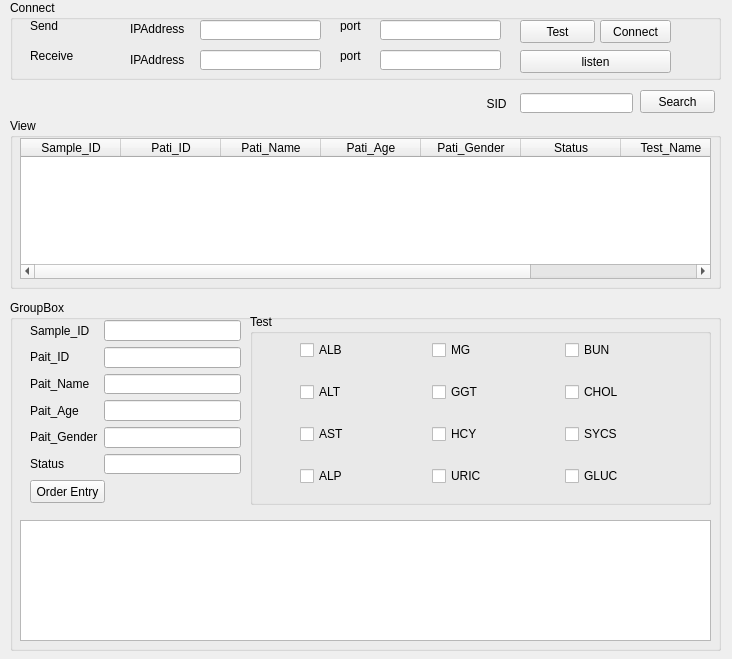
<?xml version="1.0" encoding="UTF-8"?>
<ui version="4.0">
 <class>ASTM_Clent</class>
 <widget class="QWidget" name="ASTM_Clent">
  <property name="geometry">
   <rect>
    <x>0</x>
    <y>0</y>
    <width>732</width>
    <height>659</height>
   </rect>
  </property>
  <property name="windowTitle">
   <string>ASTM_Client</string>
  </property>
  <widget class="QGroupBox" name="groupBox">
   <property name="geometry">
    <rect>
     <x>10</x>
     <y>0</y>
     <width>711</width>
     <height>80</height>
    </rect>
   </property>
   <property name="title">
    <string>Connect</string>
   </property>
   <widget class="QLabel" name="label">
    <property name="geometry">
     <rect>
      <x>20</x>
      <y>20</y>
      <width>54</width>
      <height>12</height>
     </rect>
    </property>
    <property name="text">
     <string>Send</string>
    </property>
   </widget>
   <widget class="QLabel" name="label_2">
    <property name="geometry">
     <rect>
      <x>20</x>
      <y>50</y>
      <width>54</width>
      <height>12</height>
     </rect>
    </property>
    <property name="text">
     <string>Receive</string>
    </property>
   </widget>
   <widget class="QLineEdit" name="txtSendIP">
    <property name="geometry">
     <rect>
      <x>190</x>
      <y>20</y>
      <width>121</width>
      <height>20</height>
     </rect>
    </property>
   </widget>
   <widget class="QLineEdit" name="txtLocalIP">
    <property name="geometry">
     <rect>
      <x>190</x>
      <y>50</y>
      <width>121</width>
      <height>20</height>
     </rect>
    </property>
   </widget>
   <widget class="QLabel" name="label_3">
    <property name="geometry">
     <rect>
      <x>120</x>
      <y>23</y>
      <width>54</width>
      <height>12</height>
     </rect>
    </property>
    <property name="text">
     <string>IPAddress</string>
    </property>
   </widget>
   <widget class="QLabel" name="label_4">
    <property name="geometry">
     <rect>
      <x>120</x>
      <y>54</y>
      <width>54</width>
      <height>12</height>
     </rect>
    </property>
    <property name="text">
     <string>IPAddress</string>
    </property>
   </widget>
   <widget class="QLineEdit" name="txtSendPort">
    <property name="geometry">
     <rect>
      <x>370</x>
      <y>20</y>
      <width>121</width>
      <height>20</height>
     </rect>
    </property>
   </widget>
   <widget class="QLineEdit" name="txtLocalPort">
    <property name="geometry">
     <rect>
      <x>370</x>
      <y>50</y>
      <width>121</width>
      <height>20</height>
     </rect>
    </property>
   </widget>
   <widget class="QLabel" name="label_6">
    <property name="geometry">
     <rect>
      <x>330</x>
      <y>50</y>
      <width>54</width>
      <height>12</height>
     </rect>
    </property>
    <property name="text">
     <string>port</string>
    </property>
   </widget>
   <widget class="QLabel" name="label_5">
    <property name="geometry">
     <rect>
      <x>330</x>
      <y>20</y>
      <width>54</width>
      <height>12</height>
     </rect>
    </property>
    <property name="text">
     <string>port</string>
    </property>
   </widget>
   <widget class="QPushButton" name="btn_conn">
    <property name="geometry">
     <rect>
      <x>590</x>
      <y>20</y>
      <width>71</width>
      <height>23</height>
     </rect>
    </property>
    <property name="text">
     <string>Connect</string>
    </property>
   </widget>
   <widget class="QPushButton" name="btn_connTest">
    <property name="geometry">
     <rect>
      <x>510</x>
      <y>20</y>
      <width>75</width>
      <height>23</height>
     </rect>
    </property>
    <property name="text">
     <string>Test</string>
    </property>
   </widget>
   <widget class="QPushButton" name="btn_listen">
    <property name="geometry">
     <rect>
      <x>510</x>
      <y>50</y>
      <width>151</width>
      <height>23</height>
     </rect>
    </property>
    <property name="text">
     <string>listen</string>
    </property>
   </widget>
  </widget>
  <widget class="QGroupBox" name="groupBox_2">
   <property name="geometry">
    <rect>
     <x>10</x>
     <y>118</y>
     <width>711</width>
     <height>171</height>
    </rect>
   </property>
   <property name="title">
    <string>View</string>
   </property>
   <widget class="QTableWidget" name="table_test">
    <property name="geometry">
     <rect>
      <x>10</x>
      <y>20</y>
      <width>691</width>
      <height>141</height>
     </rect>
    </property>
    <column>
     <property name="text">
      <string>Sample_ID</string>
     </property>
    </column>
    <column>
     <property name="text">
      <string>Pati_ID</string>
     </property>
    </column>
    <column>
     <property name="text">
      <string>Pati_Name</string>
     </property>
    </column>
    <column>
     <property name="text">
      <string>Pati_Age</string>
     </property>
    </column>
    <column>
     <property name="text">
      <string>Pati_Gender</string>
     </property>
    </column>
    <column>
     <property name="text">
      <string>Status</string>
     </property>
    </column>
    <column>
     <property name="text">
      <string>Test_Name</string>
     </property>
    </column>
    <column>
     <property name="text">
      <string>Test_Result</string>
     </property>
    </column>
   </widget>
  </widget>
  <widget class="QGroupBox" name="groupBox_3">
   <property name="geometry">
    <rect>
     <x>10</x>
     <y>300</y>
     <width>711</width>
     <height>351</height>
    </rect>
   </property>
   <property name="title">
    <string>GroupBox</string>
   </property>
   <widget class="QGroupBox" name="groupBox_4">
    <property name="geometry">
     <rect>
      <x>240</x>
      <y>14</y>
      <width>461</width>
      <height>191</height>
     </rect>
    </property>
    <property name="title">
     <string>Test</string>
    </property>
    <widget class="QWidget" name="layoutWidget">
     <property name="geometry">
      <rect>
       <x>50</x>
       <y>10</y>
       <width>391</width>
       <height>181</height>
      </rect>
     </property>
     <layout class="QHBoxLayout" name="horizontalLayout">
      <item>
       <layout class="QVBoxLayout" name="verticalLayout">
        <item>
         <widget class="QCheckBox" name="chk_ALB">
          <property name="accessibleName">
           <string>chk_TEST</string>
          </property>
          <property name="text">
           <string>ALB</string>
          </property>
         </widget>
        </item>
        <item>
         <widget class="QCheckBox" name="chk_ALT">
          <property name="accessibleName">
           <string>chk_TEST</string>
          </property>
          <property name="text">
           <string>ALT</string>
          </property>
         </widget>
        </item>
        <item>
         <widget class="QCheckBox" name="chk_AST">
          <property name="accessibleName">
           <string>chk_TEST</string>
          </property>
          <property name="text">
           <string>AST</string>
          </property>
         </widget>
        </item>
        <item>
         <widget class="QCheckBox" name="chk_ALP">
          <property name="accessibleName">
           <string>chk_TEST</string>
          </property>
          <property name="text">
           <string>ALP</string>
          </property>
         </widget>
        </item>
       </layout>
      </item>
      <item>
       <layout class="QVBoxLayout" name="verticalLayout_2">
        <item>
         <widget class="QCheckBox" name="chk_MG">
          <property name="accessibleName">
           <string>chk_TEST</string>
          </property>
          <property name="text">
           <string>MG</string>
          </property>
         </widget>
        </item>
        <item>
         <widget class="QCheckBox" name="chk_GGT">
          <property name="accessibleName">
           <string>chk_TEST</string>
          </property>
          <property name="text">
           <string>GGT</string>
          </property>
         </widget>
        </item>
        <item>
         <widget class="QCheckBox" name="chk_HCY">
          <property name="accessibleName">
           <string>chk_TEST</string>
          </property>
          <property name="text">
           <string>HCY</string>
          </property>
         </widget>
        </item>
        <item>
         <widget class="QCheckBox" name="chk_URIC">
          <property name="accessibleName">
           <string>chk_TEST</string>
          </property>
          <property name="text">
           <string>URIC</string>
          </property>
         </widget>
        </item>
       </layout>
      </item>
      <item>
       <layout class="QVBoxLayout" name="verticalLayout_3">
        <item>
         <widget class="QCheckBox" name="chk_BUN">
          <property name="accessibleName">
           <string>chk_TEST</string>
          </property>
          <property name="text">
           <string>BUN</string>
          </property>
         </widget>
        </item>
        <item>
         <widget class="QCheckBox" name="chk_CHOL">
          <property name="accessibleName">
           <string>chk_TEST</string>
          </property>
          <property name="text">
           <string>CHOL</string>
          </property>
         </widget>
        </item>
        <item>
         <widget class="QCheckBox" name="chk_SYCS">
          <property name="accessibleName">
           <string>chk_TEST</string>
          </property>
          <property name="text">
           <string>SYCS</string>
          </property>
         </widget>
        </item>
        <item>
         <widget class="QCheckBox" name="chk_GLUC">
          <property name="accessibleName">
           <string>chk_TEST</string>
          </property>
          <property name="text">
           <string>GLUC</string>
          </property>
         </widget>
        </item>
       </layout>
      </item>
     </layout>
    </widget>
   </widget>
   <widget class="QTextBrowser" name="txtConsole">
    <property name="geometry">
     <rect>
      <x>10</x>
      <y>220</y>
      <width>691</width>
      <height>121</height>
     </rect>
    </property>
   </widget>
   <widget class="QPushButton" name="OrderBut">
    <property name="geometry">
     <rect>
      <x>20</x>
      <y>180</y>
      <width>75</width>
      <height>23</height>
     </rect>
    </property>
    <property name="text">
     <string>Order Entry</string>
    </property>
   </widget>
   <widget class="QWidget" name="">
    <property name="geometry">
     <rect>
      <x>20</x>
      <y>20</y>
      <width>211</width>
      <height>154</height>
     </rect>
    </property>
    <layout class="QHBoxLayout" name="horizontalLayout_3">
     <item>
      <layout class="QVBoxLayout" name="verticalLayout_7">
       <item>
        <widget class="QLabel" name="label_7">
         <property name="text">
          <string>Sample_ID</string>
         </property>
        </widget>
       </item>
       <item>
        <widget class="QLabel" name="label_8">
         <property name="text">
          <string>Pait_ID</string>
         </property>
        </widget>
       </item>
       <item>
        <widget class="QLabel" name="label_17">
         <property name="text">
          <string>Pait_Name</string>
         </property>
        </widget>
       </item>
       <item>
        <widget class="QLabel" name="label_16">
         <property name="text">
          <string>Pait_Age</string>
         </property>
        </widget>
       </item>
       <item>
        <widget class="QLabel" name="label_10">
         <property name="text">
          <string>Pait_Gender</string>
         </property>
        </widget>
       </item>
       <item>
        <widget class="QLabel" name="label_9">
         <property name="text">
          <string>Status</string>
         </property>
        </widget>
       </item>
      </layout>
     </item>
     <item>
      <layout class="QVBoxLayout" name="verticalLayout_8">
       <item>
        <widget class="QLineEdit" name="txt_sid"/>
       </item>
       <item>
        <widget class="QLineEdit" name="txt_pid"/>
       </item>
       <item>
        <widget class="QLineEdit" name="txt_pname"/>
       </item>
       <item>
        <widget class="QLineEdit" name="txt_page"/>
       </item>
       <item>
        <widget class="QLineEdit" name="txt_gender"/>
       </item>
       <item>
        <widget class="QLineEdit" name="txt_status"/>
       </item>
      </layout>
     </item>
    </layout>
   </widget>
  </widget>
  <widget class="QLabel" name="label_11">
   <property name="geometry">
    <rect>
     <x>480</x>
     <y>98</y>
     <width>54</width>
     <height>12</height>
    </rect>
   </property>
   <property name="text">
    <string>  SID</string>
   </property>
  </widget>
  <widget class="QLineEdit" name="txtSearch">
   <property name="geometry">
    <rect>
     <x>520</x>
     <y>93</y>
     <width>113</width>
     <height>20</height>
    </rect>
   </property>
  </widget>
  <widget class="QPushButton" name="btn_search">
   <property name="geometry">
    <rect>
     <x>640</x>
     <y>90</y>
     <width>75</width>
     <height>23</height>
    </rect>
   </property>
   <property name="text">
    <string>Search</string>
   </property>
  </widget>
 </widget>
 <resources/>
 <connections/>
 <slots>
  <slot>get_text()</slot>
 </slots>
</ui>
